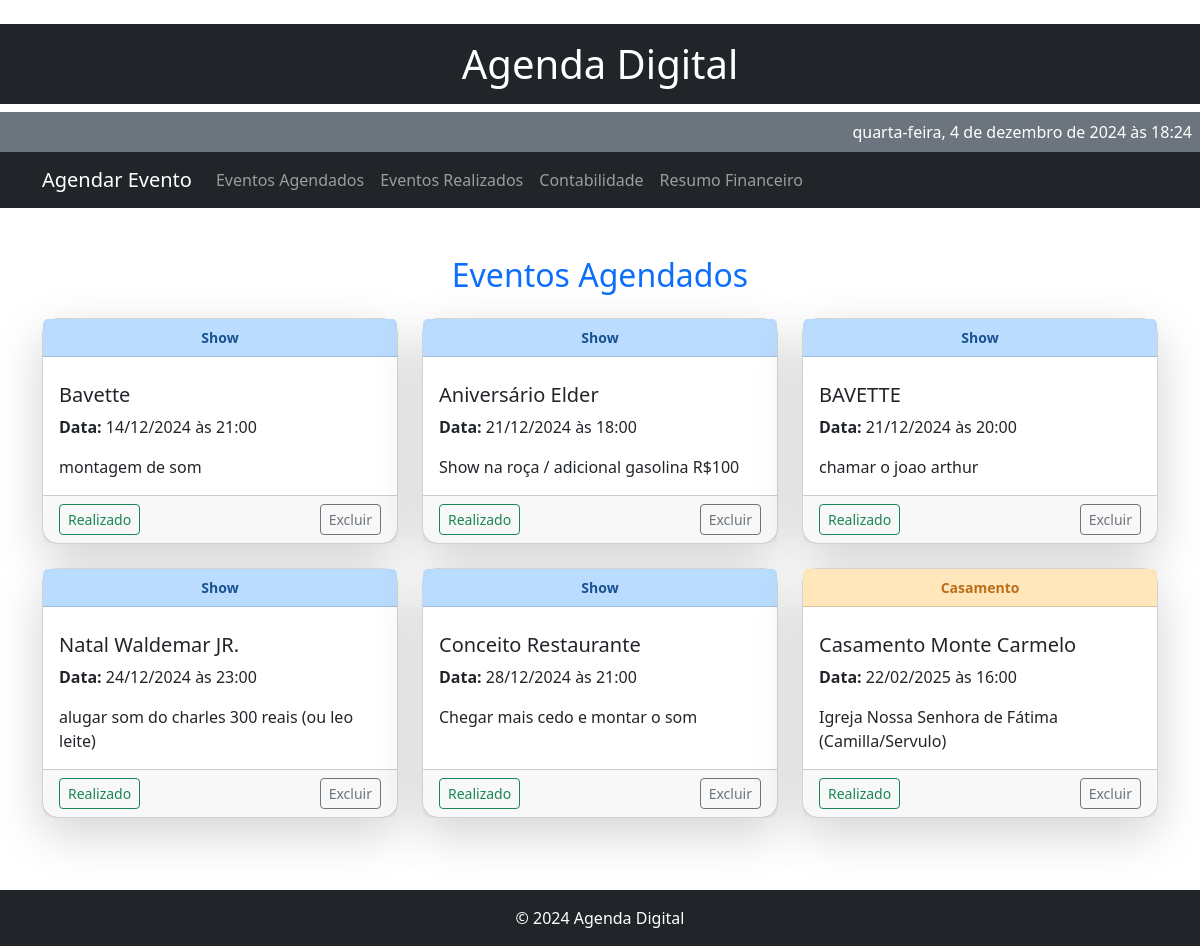
Before: /schedule with the older database file.
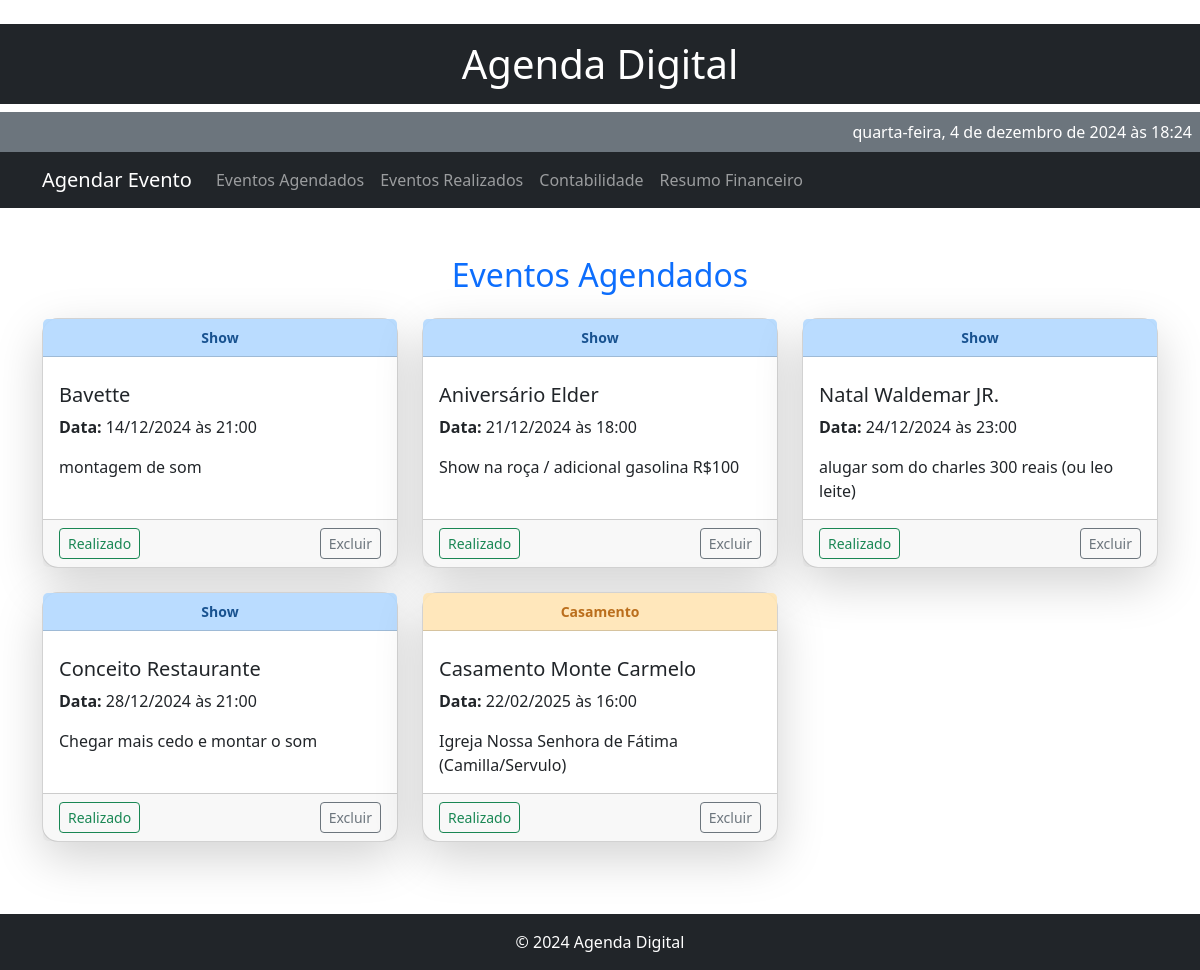
After: the same page with the newer database file.
### models.py (models this page shows)
class Evento(db.Model):
    id = db.Column(db.Integer, primary_key=True)
    tipo = db.Column(db.String(50), nullable=False)
    titulo = db.Column(db.String(100), nullable=False)
    data = db.Column(db.String(10), nullable=False)
    hora = db.Column(db.String(5), nullable=False)
    descricao = db.Column(db.Text, nullable=True)
    repetir = db.Column(db.Boolean, default=False)  # Campo para eventos semanais

### app.py (the view)
@app.route('/schedule')
def schedule():
    eventos = Evento.query.order_by(Evento.data.asc(), Evento.hora.asc()).all()
    for evento in eventos:
        if isinstance(evento.data, str):  # Se a data for string, converte
            evento.data = datetime.strptime(evento.data, "%Y-%m-%d").date()
    current_date = datetime.now().date()  # Data atual
    return render_template('schedule.html', events=eventos, current_date=current_date)

### app.py (called while the page is built)
def format_datetime(value):
    if value:
        if isinstance(value, (datetime, date)):  # Verifica se já é datetime ou date
            return value.strftime("%d/%m/%Y")
        return datetime.strptime(value, "%Y-%m-%d").strftime("%d/%m/%Y")
    return value

### templates/schedule.html (shortened to what this page needs)
﻿{% extends 'base.html' %}
{% block content %}
<div class="container my-5">
    <h2 class="text-center text-primary mb-4">Eventos Agendados</h2>
    <div class="row">
        {% if events %}
            {% for event in events %}
            <div class="col-md-4 mb-4">
                <div
                    class="card shadow-lg h-100 event-card"
                    data-event-id="{{ event.id }}"
                    data-event-date="{{ event.data }}"
                    style="opacity: 0; transform: translateY(20px); transition: opacity 0.5s, transform 0.5s;">
                    <div class="card-header {% if event.tipo == 'Show' %}bg-show{% elif event.tipo == 'Aula' %}bg-class{% elif event.tipo == 'Casamento' %}bg-wedding{% endif %}">
                        {{ event.tipo }}
                    </div>
                    <div class="card-body">
                        <h5 class="card-title">{{ event.titulo }}</h5>
                        <p class="card-text">
                            <strong>Data:</strong> {{ event.data | format_datetime }} às {{ event.hora }}
                        </p>
                        <p class="card-text">{{ event.descricao }}</p>
                    </div>
                    <div class="card-footer text-end d-flex justify-content-between">
                        <button
                            class="btn btn-sm btn-outline-success mark-as-done"
                            data-event-id="{{ event.id }}"
                            onclick="markAsDone(event)">
                             Realizado
                        </button>
                        <button
                            class="btn btn-sm btn-outline-secondary delete-event"
                            data-event-id="{{ event.id }}"
                            onclick="deleteEvent(event)">
                             Excluir
                        </button>
                    </div>
                </div>
            </div>
            {% endfor %}
        {% else %}
        <p class="text-center">Nenhum evento agendado.</p>
        {% endif %}
    </div>
</div>
{% endblock %}

Changed rows visible on the page:
removed Evento: tipo "Show", titulo "BAVETTE", data "21/12/2024", hora "20:00", descricao "chamar o joao arthur"
